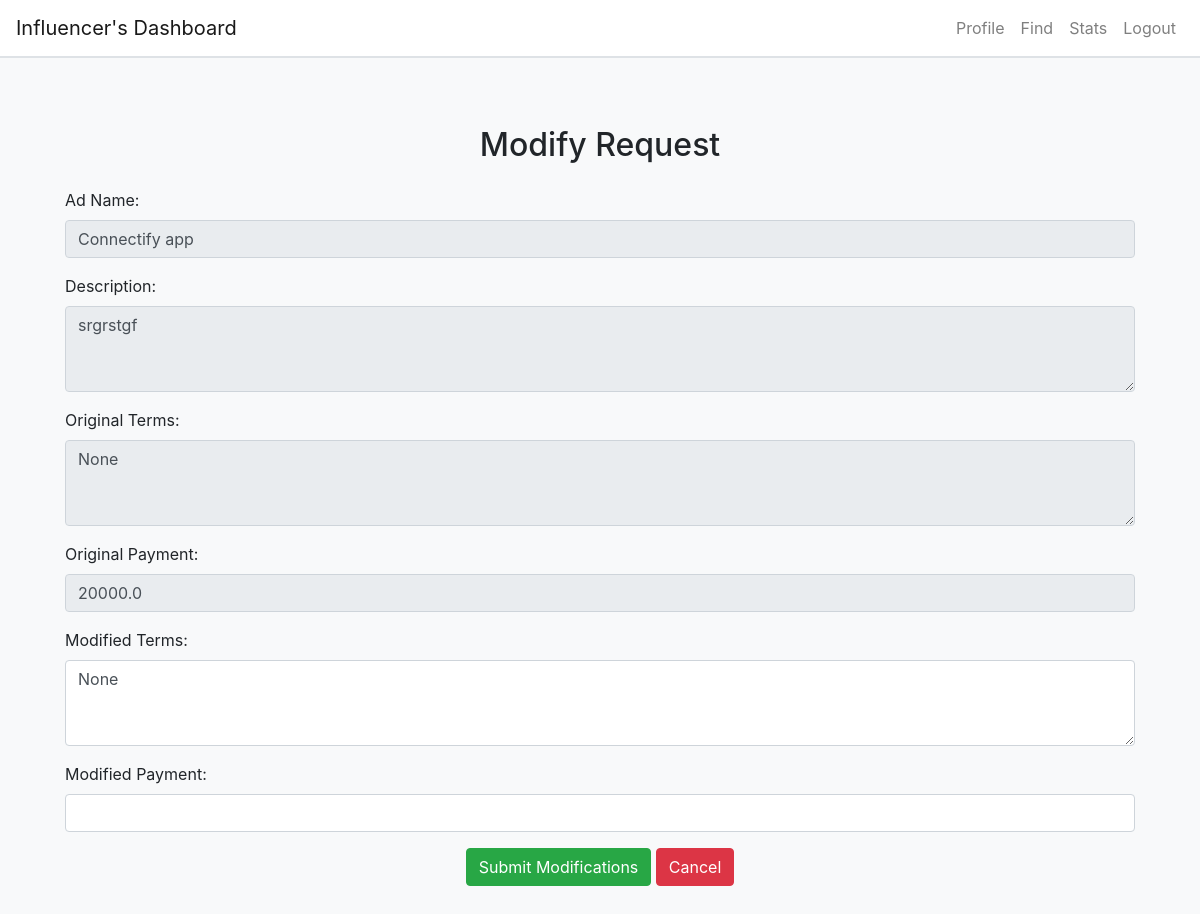
/modify_request/2 (signed in), run on the app's committed database.
### app.py (models this page shows)
class AdRequest(db.Model):
    id = db.Column(db.Integer, primary_key=True)
    ad_name = db.Column(db.String(100), nullable=False)
    description = db.Column(db.String(500), nullable=False)
    terms = db.Column(db.String(500), nullable=True)
    payment = db.Column(db.Float, nullable=False)
    influencer_name = db.Column(db.String(100), nullable=True)
    influencer_id = db.Column(db.Integer, db.ForeignKey('influencers.id'), nullable=True)
    campaign_id = db.Column(db.Integer, db.ForeignKey('campaign.id'), nullable=False)
    negotiation_status = db.Column(db.String(20), nullable=False, default='no negotiation')
    modified_terms = db.Column(db.Text, nullable=True)
    modified_payment = db.Column(db.Float, nullable=True)
    created_by = db.Column(db.String(20), nullable=False)
    created_at = db.Column(db.DateTime, default=datetime.utcnow)
    campaign = db.relationship('Campaign', backref='ad_requests')
    sponsor_id = db.Column(db.Integer, db.ForeignKey('sponsors.id'), nullable=False)
    status = db.Column(db.String(50), default='pending')

### app.py (the view, shortened to what this page needs)
@app.route('/modify_request/<int:request_id>', methods=['GET', 'POST'])
def modify_request(request_id):
    if 'user_id' not in session or session.get('user_role') != 'influencer':
        flash('You need to log in first.', 'warning')
        return redirect(url_for('login'))
    user_role=session.get('user_role')
    ad_request = AdRequest.query.get_or_404(request_id)
    return render_template('modify_request.html', request=ad_request, user_role=user_role)

### templates/modify_request.html
{% extends "base.html" %} {% block title %}Modify Request{% endblock %} {% block
content %}
<div class="container mt-5">
  <h2 class="text-center">Modify Request</h2>
  <div class="campaign-detail mt-4">
    <form
      method="POST"
      action="{{ url_for('modify_request', request_id=request.id) }}"
    >
      <div class="form-group">
        <label for="ad_name">Ad Name:</label>
        <input
          type="text"
          class="form-control"
          id="ad_name"
          name="ad_name"
          value="{{ request.ad_name }}"
          readonly
        />
      </div>
      <div class="form-group">
        <label for="description">Description:</label>
        <textarea
          class="form-control"
          id="description"
          name="description"
          rows="3"
          readonly
        >
{{ request.description }}</textarea
        >
      </div>
      <div class="form-group">
        <label for="terms">Original Terms:</label>
        <textarea
          class="form-control"
          id="terms"
          name="terms"
          rows="3"
          readonly
        >
{{ request.terms }}</textarea
        >
      </div>
      <div class="form-group">
        <label for="payment">Original Payment:</label>
        <input
          type="number"
          class="form-control"
          id="payment"
          name="payment"
          value="{{ request.payment }}"
          readonly
        />
      </div>
      <div class="form-group">
        <label for="modified_terms">Modified Terms:</label>
        <textarea
          class="form-control"
          id="modified_terms"
          name="modified_terms"
          rows="3"
          required
        >
{{ request.modified_terms }}</textarea
        >
      </div>
      <div class="form-group">
        <label for="modified_payment">Modified Payment:</label>
        <input
          type="number"
          class="form-control"
          id="modified_payment"
          name="modified_payment"
          value="{{ request.modified_payment }}"
          required
        />
      </div>
      <div class="form-group text-center">
        <button type="submit" class="btn btn-success">
          Submit Modifications
        </button>
        <a href="{{ url_for('influencer_profile') }}" class="btn btn-danger"
          >Cancel</a
        >
      </div>
    </form>
  </div>
</div>
{% endblock %}

### templates/base.html (style rules this page uses)
body { background-color: #f8f9fa; }

### data on the page
AdRequest: ad_name "Connectify app", description "srgrstgf", terms "None", payment "20000.0", modified_terms "None"
